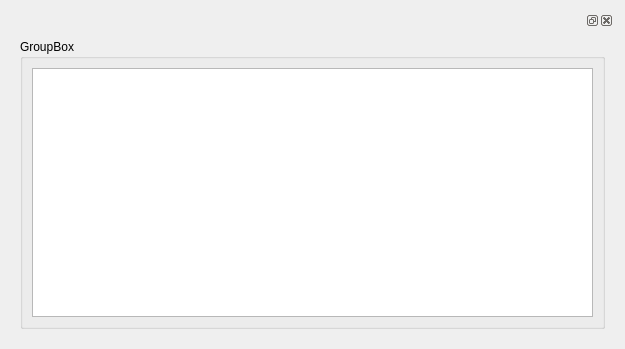
<?xml version="1.0" encoding="UTF-8"?>
<ui version="4.0">
 <class>Form</class>
 <widget class="QWidget" name="Form">
  <property name="geometry">
   <rect>
    <x>0</x>
    <y>0</y>
    <width>625</width>
    <height>349</height>
   </rect>
  </property>
  <property name="windowTitle">
   <string>Form</string>
  </property>
  <layout class="QHBoxLayout" name="horizontalLayout">
   <item>
    <widget class="QDockWidget" name="dockWidget">
     <widget class="QWidget" name="dockWidgetContents">
      <layout class="QHBoxLayout" name="horizontalLayout_3">
       <item>
        <widget class="QGroupBox" name="groupBox">
         <property name="title">
          <string>GroupBox</string>
         </property>
         <layout class="QHBoxLayout" name="horizontalLayout_2">
          <item>
           <widget class="QTableWidget" name="table_widget_show_points"/>
          </item>
         </layout>
        </widget>
       </item>
      </layout>
     </widget>
    </widget>
   </item>
  </layout>
 </widget>
 <resources/>
 <connections/>
</ui>
